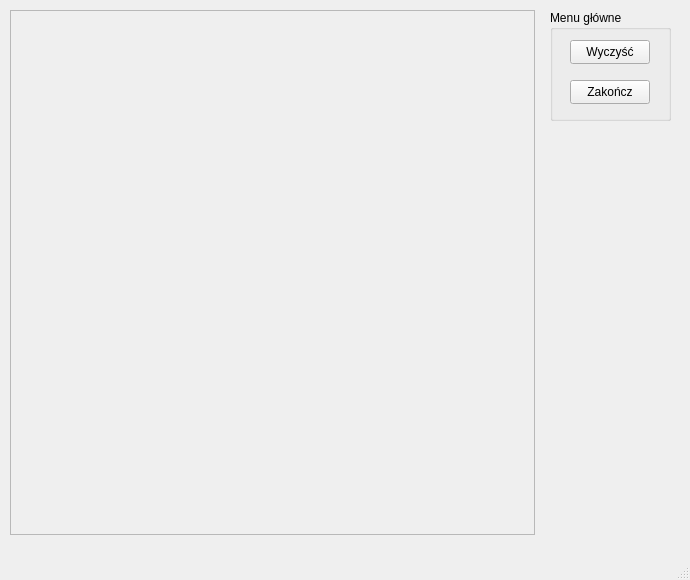
<?xml version="1.0" encoding="UTF-8"?>
<ui version="4.0">
 <class>MainWindow</class>
 <widget class="QMainWindow" name="MainWindow">
  <property name="geometry">
   <rect>
    <x>0</x>
    <y>0</y>
    <width>690</width>
    <height>580</height>
   </rect>
  </property>
  <property name="windowTitle">
   <string>PGK - Zadanie #1: Rysowanie odcinków</string>
  </property>
  <widget class="QWidget" name="centralwidget">
   <widget class="QFrame" name="frame">
    <property name="geometry">
     <rect>
      <x>10</x>
      <y>10</y>
      <width>525</width>
      <height>525</height>
     </rect>
    </property>
    <property name="frameShape">
     <enum>QFrame::StyledPanel</enum>
    </property>
    <property name="frameShadow">
     <enum>QFrame::Raised</enum>
    </property>
   </widget>
   <widget class="QGroupBox" name="groupBox">
    <property name="geometry">
     <rect>
      <x>550</x>
      <y>10</y>
      <width>121</width>
      <height>111</height>
     </rect>
    </property>
    <property name="title">
     <string>Menu główne</string>
    </property>
    <widget class="QPushButton" name="clearButton">
     <property name="geometry">
      <rect>
       <x>20</x>
       <y>30</y>
       <width>80</width>
       <height>24</height>
      </rect>
     </property>
     <property name="text">
      <string>Wyczyść</string>
     </property>
    </widget>
    <widget class="QPushButton" name="exitButton">
     <property name="geometry">
      <rect>
       <x>20</x>
       <y>70</y>
       <width>80</width>
       <height>24</height>
      </rect>
     </property>
     <property name="text">
      <string>Zakończ</string>
     </property>
    </widget>
   </widget>
  </widget>
  <widget class="QMenuBar" name="menubar">
   <property name="geometry">
    <rect>
     <x>0</x>
     <y>0</y>
     <width>690</width>
     <height>21</height>
    </rect>
   </property>
  </widget>
  <widget class="QStatusBar" name="statusbar"/>
 </widget>
 <resources/>
 <connections/>
</ui>
